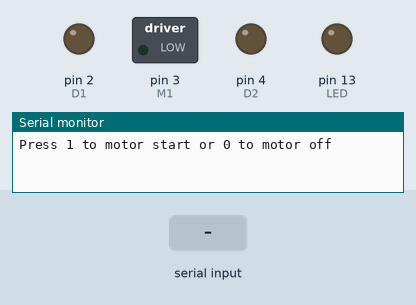
Bench run of a sketch on a simulated Arduino Uno, built with avr-gcc and run on an emulated ATmega328P. Shown: switched loads named in the sketch (green lamp = pin HIGH), output pins drawn as LEDs (lit = HIGH), the last lines printed to the serial monitor. The inputs (shaded band) are chosen by the test bench.

Above: at 1.2 s.
1.3 s: "1" received over Serial
At 1.6 s:
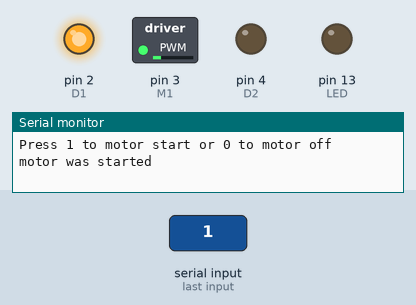
2.8 s: "0" received over Serial
At 3.9 s:
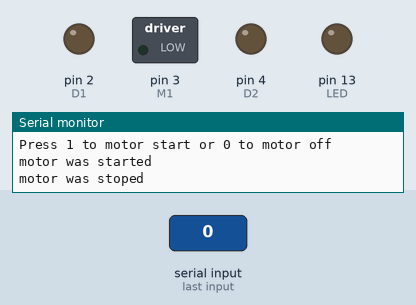
4.3 s: "2" received over Serial
At 5.1 s:
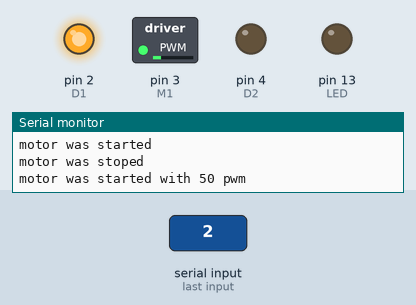
5.8 s: "0" received over Serial
At 6.2 s:
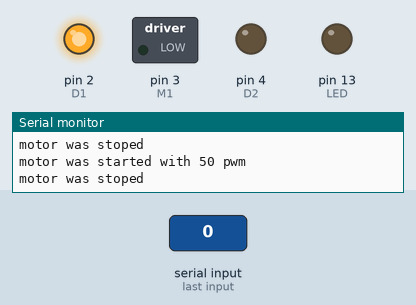
Timing chart, 0 to 8.3 s (numbered marks = the images above; inputs shaded):
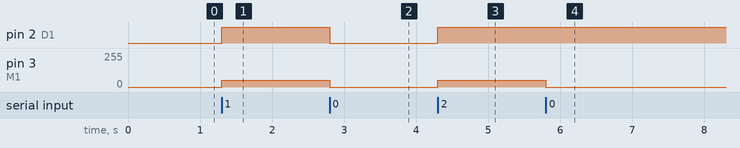

The sketch:

motor_pro_mini.ino
```cpp
#define D1 2          // Направление вращение двигателя 1
#define M1 3          // ШИМ вывод для управления двигателем 1
#define D2 4         // Направление вращение двигателя 2
#define M2 5          // ШИМ вывод для управления двигателем 2
char incomingByte;
int  LED = 13;

bool direction = 0;
bool direction2 ;// Текущее направление вращения
int value ;          // Текущее значение ШИМ

void setup()
{
    pinMode(D1, OUTPUT);
    pinMode(D2, OUTPUT);
    pinMode(LED, OUTPUT);
    Serial.begin(9600); // инициализация порта
    Serial.println("Press 1 to motor start or 0 to motor off");
}

void loop()
{
 /* digitalWrite(13, LOW);
  delay(50);
  for(value = 0; value <= 255; value+=1)
  {
    digitalWrite(D1, direction);  // Задаем направление вращения
    digitalWrite(D2, direction);
    analogWrite(M1, value);       // Задаем скорость вращения
    analogWrite(M2, value);
    delay(30);
  }
  direction = direction ^ 1;
  digitalWrite(13, HIGH);
  delay(50);
*/
if (Serial.available() > 0){
    incomingByte = Serial.read();
    if(incomingByte == '0'){
        value = 0;
        analogWrite(M1, value);
        digitalWrite(D1, direction);
        Serial.println("motor was stoped");
    }
    if(incomingByte == '1'){
        value = 50;
        analogWrite(M1, value);
        digitalWrite(D1, HIGH);
        Serial.println("motor was started");
    }
    if(incomingByte == '2'){
        value = 50;
        direction = direction ^ 1;
        analogWrite(M1, value);
        digitalWrite(D1, HIGH);
        Serial.println("motor was started with 50 pwm");
    }

    }
}
```

Measured:
- after the input at 1.3 s, pin 2 (D1): LOW → HIGH at once; pin 3 (M1): 0/255 → 50/255 at once
- after the input at 2.8 s, pin 2 (D1): HIGH → LOW at once; pin 3 (M1): 50/255 → 0/255 at once
- after the input at 4.3 s, pin 2 (D1): LOW → HIGH at once; pin 3 (M1): 0/255 → 50/255 at once
- after the input at 5.8 s, pin 3 (M1): 50/255 → 0/255 at once
